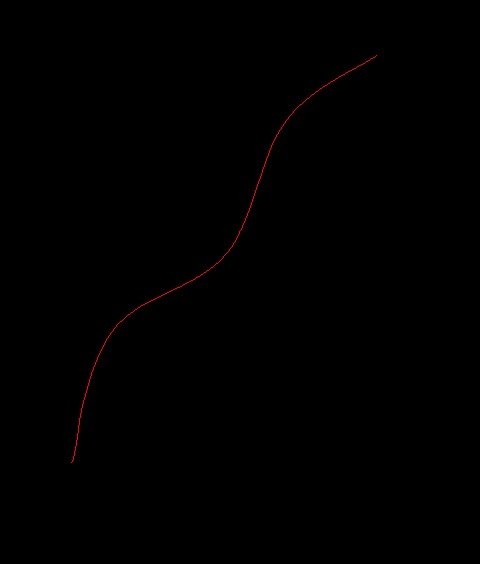
#> input picture jimmyFolder/images/end.jpg, 480 x 564 px
$ python -i multipleImageAnalysis.py   (imports and definitions only)
#> lines starting #> are read from the running program, lines starting #| are printed output that depends on the picture
import math
import shutil
import os
import scipy.ndimage.morphology as m
import cv2
import numpy as np
from skimage import img_as_float
from skimage import io, color, morphology
from skimage import io, morphology, img_as_bool, segmentation
from scipy import ndimage as ndi
import matplotlib.pyplot as plt
import ctypes
import tkinter as tk
import tkinter.filedialog
from tkinter.filedialog import askopenfilename

#Makes each pixel of the image black or white
# [34 lines left out: functions binary1, binary2, median, thinning2, canny, not called in this run]

#Fills in gaps in the skeleton image
def complete(img):
#> called with img = '../images/end.jpg'
    image = img_as_bool(io.imread(img))
    out = ndi.distance_transform_edt(~image)
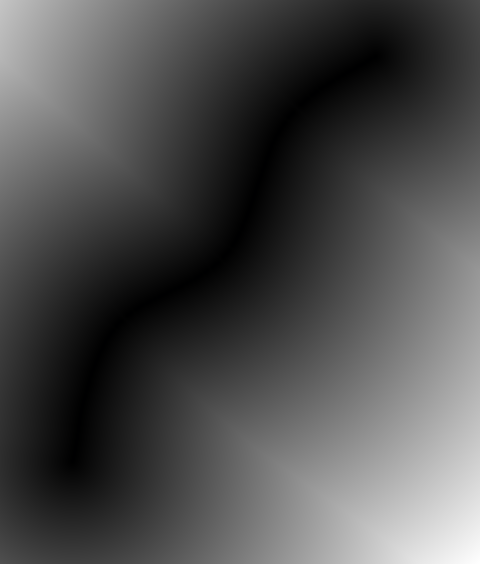
#> out: shape (564, 480, 3) float64; mean R, G, B 123, 123, 123; drawn with min black and max white
    out = out < 0.02 * out.max()
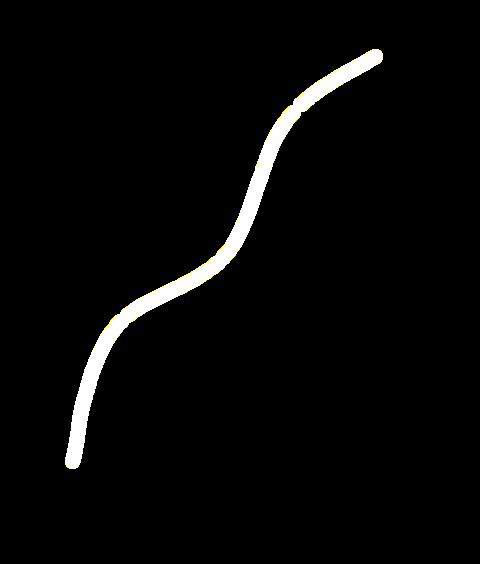
#> out: shape (564, 480, 3) bool; mean R, G, B 0.0324, 0.0324, 0.0317
    out = morphology.skeletonize(out)
    out = segmentation.clear_border(out)
    out = out | image
    cv2.imwrite('gaps_filled.jpg', out)

#Makes all green pixels white
# [332 lines left out: functions bandw, switch, getLength, getSlope, getWidth, getColor, not called in this run]

#############################################MAIN###################################
one = True
# [2 lines not run here, left out]
#f.close()
pathA = "C:\\Users\\jimmy\\Documents\\Behnia Research\\BehniaResearch\\jimmyFolder\\pythonFiles\\loopImages"
pathB = "C:\\Users\\jimmy\\Documents\\Behnia Research\\BehniaResearch\\jimmyFolder\\pythonFiles"
files = [i for i in os.listdir(pathA) if i.endswith("PNG") or i.endswith("png") or i.endswith("jpg") or i.endswith("JPG")]
widthUnits = 0
heightUnits = 0
units = ""
x_start = 0
y_start = 0
x_end = 0
y_end = 0
# [129 lines not run here, left out]

>>> result = complete('../images/end.jpg')
